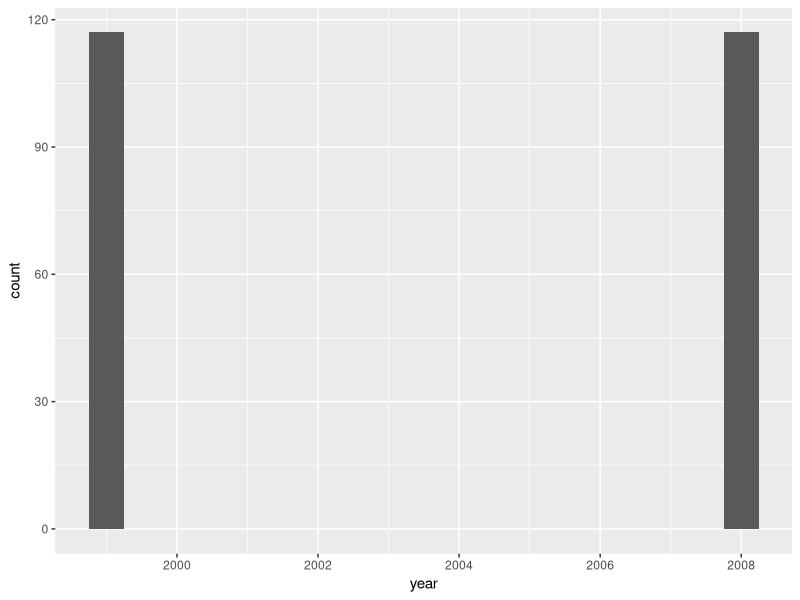
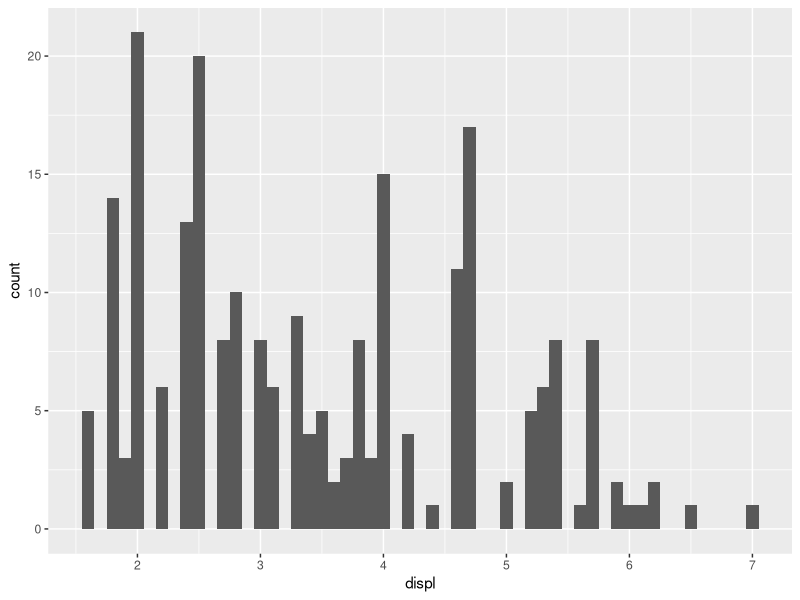
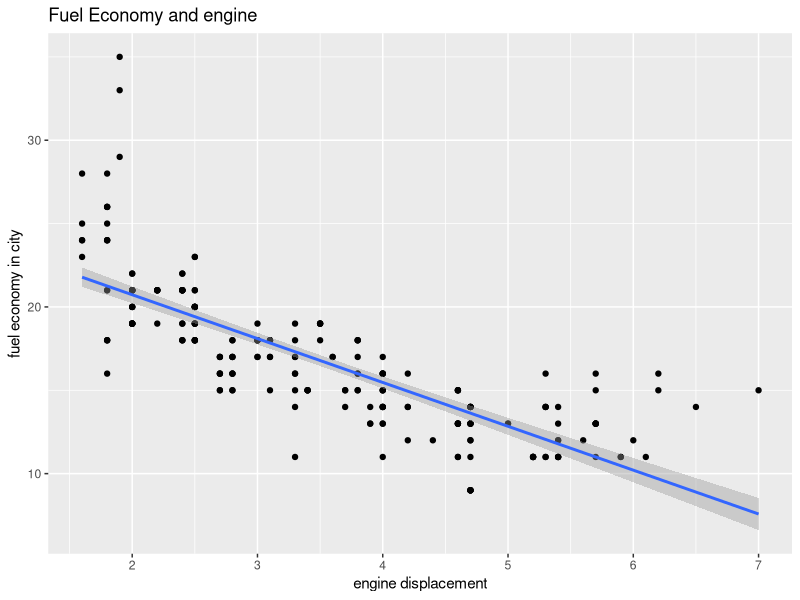
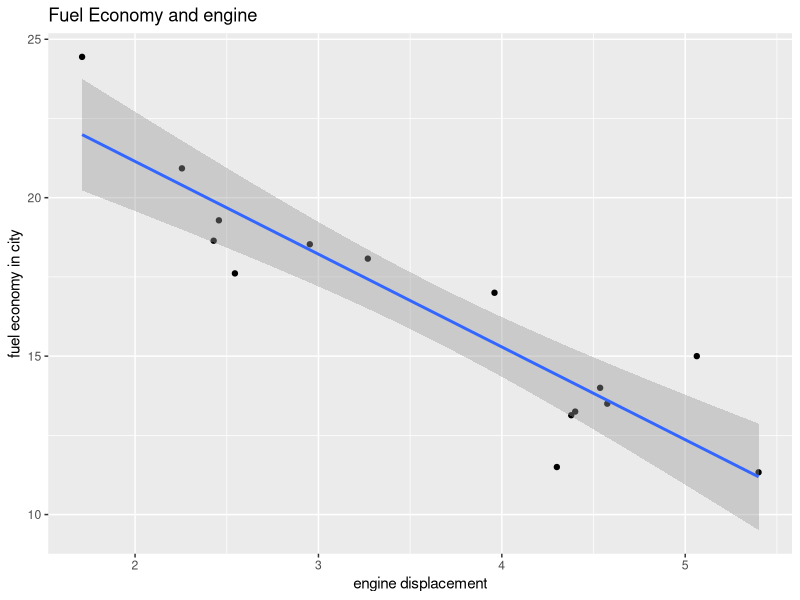

Here is the R script that generated these plots, in order:
## ---- chunk 1
knitr::opts_chunk$set(echo = TRUE)
#install.packages("gglpot2")
#install.packages("tidyverse")
#install.packages("dplyr")
library("tidyverse")
library("ggplot2")
library("tibble")
library("dplyr")


## ---- chunk 2
view(mpg)
## ---- chunk 3
ggplot(data = mpg) +
  geom_histogram(mapping = aes(x = year), binwidth = 0.5)
## ---- chunk 4
ggplot(data = mpg) +
  geom_histogram(mapping = aes(x = displ), binwidth = 0.1)
## ---- chunk 5
mpg %>%
  ggplot(mapping = aes(x = displ, y = cty)) + 
    geom_point() + 
    geom_smooth(method = lm) +
    ggtitle("Fuel Economy and engine") + xlab("engine displacement") + ylab("fuel economy in city")
## ---- chunk 6
mpg %>%
  group_by(manufacturer) %>%
  summarise(mean_displ = mean(displ), mean_cty = mean(cty)) %>%
  ggplot(mapping = aes(x = mean_displ, y = mean_cty)) + 
    geom_point() + 
    geom_smooth(method = lm) +
    ggtitle("Fuel Economy and engine") + xlab("engine displacement") + ylab("fuel economy in city")
